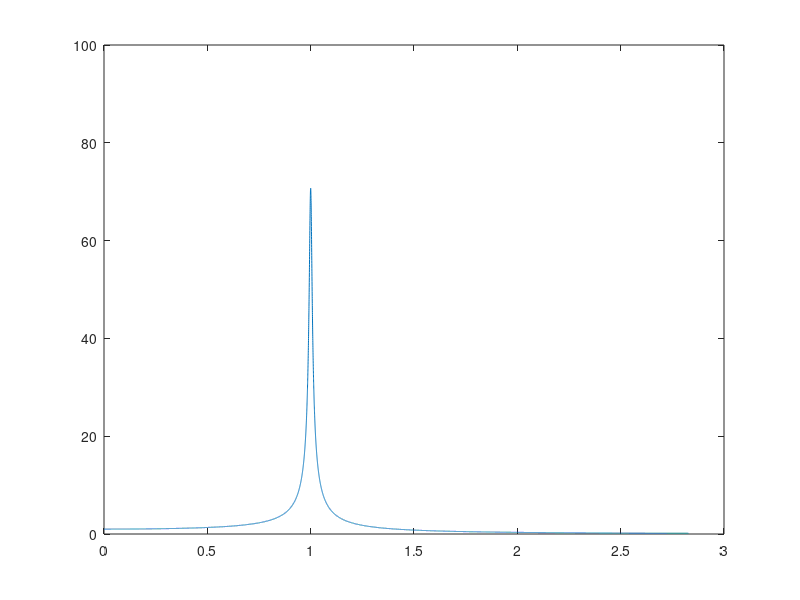

Write MATLAB code to recreate this figure.
clear all;
close all;
clc;
format long

%time range
t0=0;
T=200;

%parameters of the mechanical system
m=2;
k=0.2;
s=100;
f0=60;
w=2;
F0=f0/s;
alfa=sqrt(s/m);
D=k/(2*alfa*m);
warr=linspace(0,20,20000);
lambda=warr/alfa;
N=(sqrt((1-lambda.^2).^2+4*D^2*lambda.^2)).^(-1);
figure
plot(lambda,N);
ylim([0 100]) 



